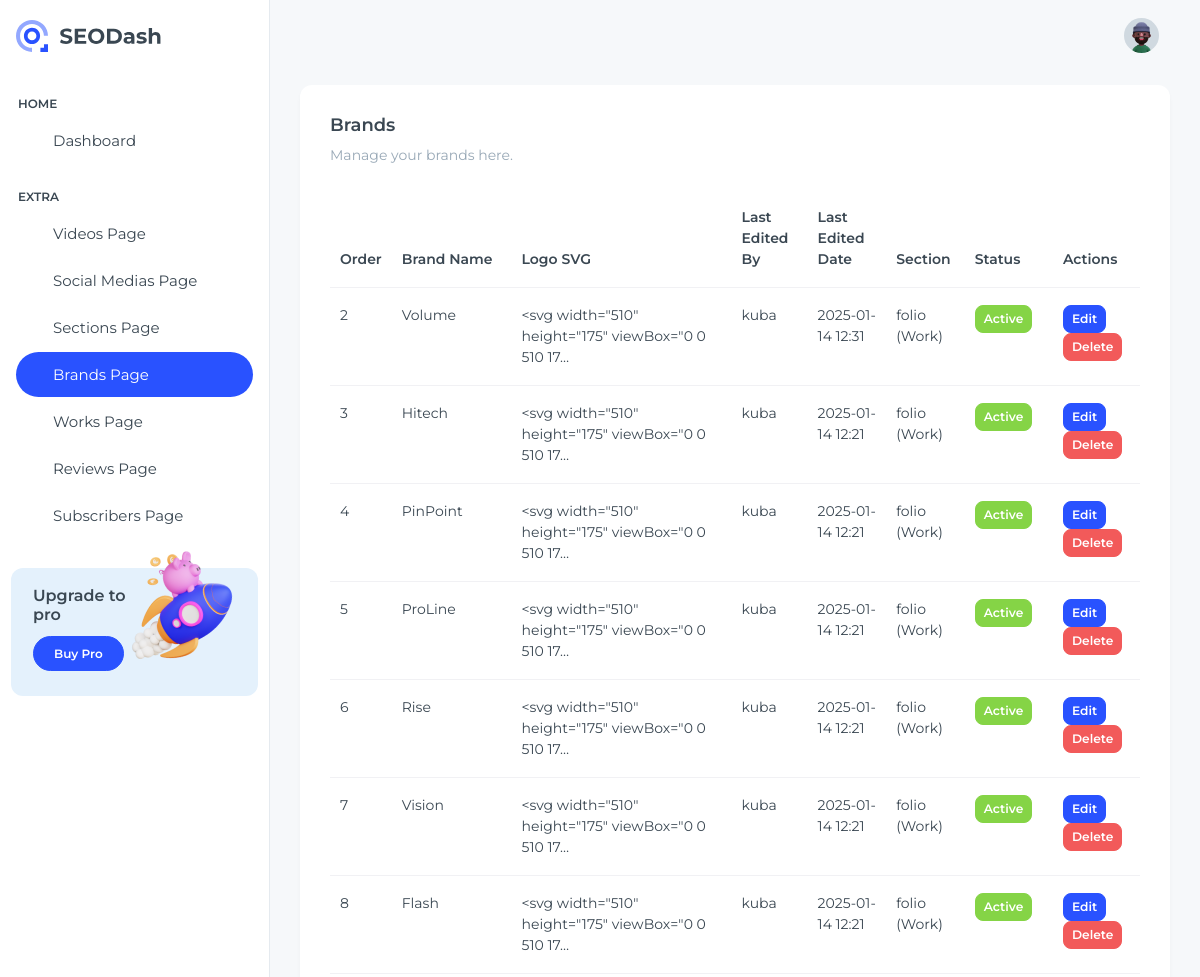
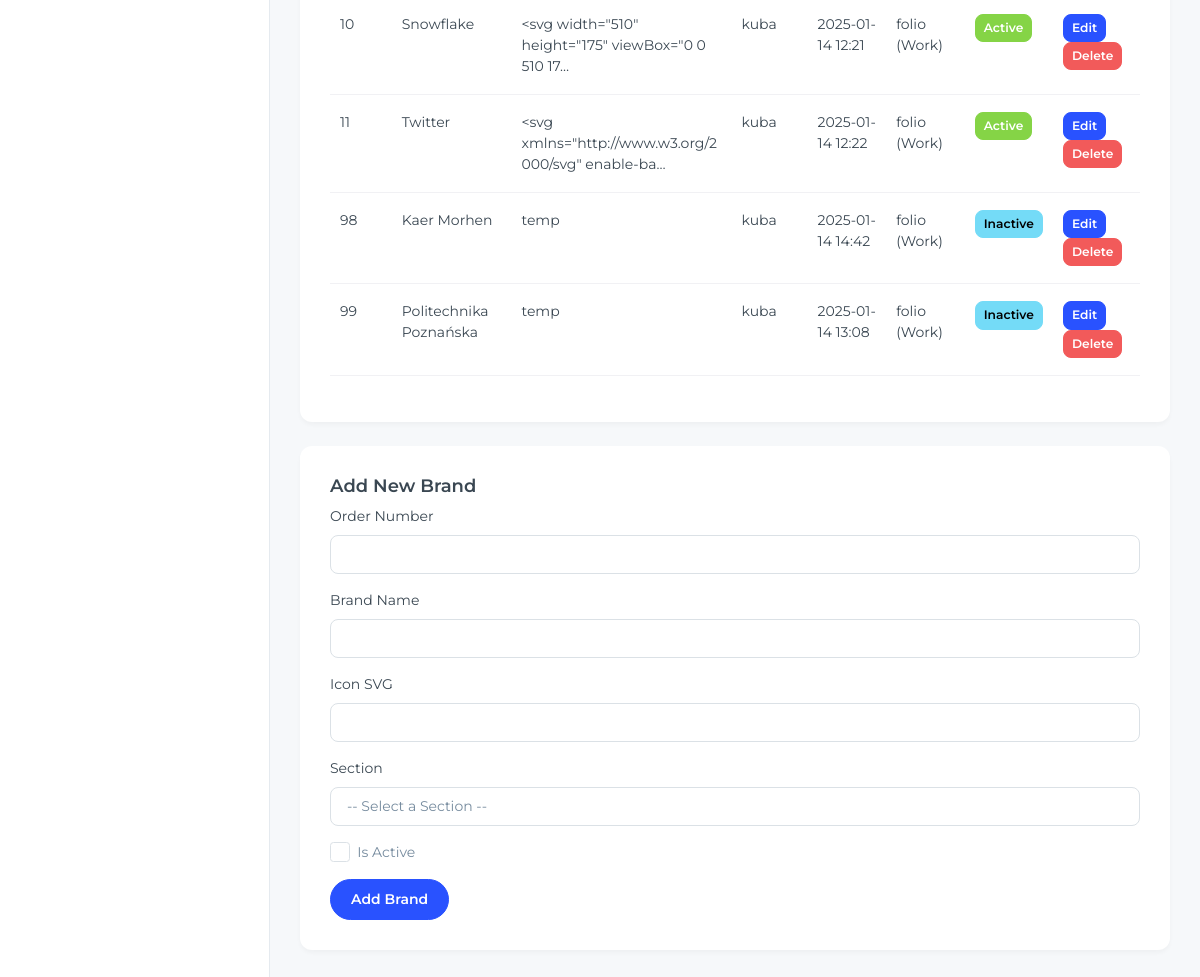
The app's page /dashboard/brands/ (signed in) with its own data (2 pictures, top to bottom).
### dashboard/models.py (models this page shows, shortened)
class Brand(models.Model):
    id = models.AutoField(primary_key=True)
    is_active = models.BooleanField(default=True)
    order_number = models.SmallIntegerField(null=False)
    name = models.CharField(max_length=30, null=False)
    logo = models.CharField(max_length=100000, null=False)
    section = models.ForeignKey(Section, on_delete=models.CASCADE, related_name="brands")
    last_edited_by = models.ForeignKey("auth.User", on_delete=models.CASCADE, related_name="edited_brands")
    last_edited_date = models.DateTimeField(auto_now=True)
    class Meta:
        db_table = "brands"
        ordering = ["order_number"]
        constraints = [models.UniqueConstraint(fields=['order_number'], name="unique_brand_order")]

class Section(models.Model):
    id = models.AutoField(primary_key=True)
    is_active = models.BooleanField(default=False)
    order_number = models.SmallIntegerField(null=False)
    name = models.CharField(max_length=30, null=False)
    label = models.CharField(max_length=20, null=False)
    content = models.TextField()
    last_edited_by = models.ForeignKey(
        "auth.User", on_delete=models.CASCADE, related_name="edited_sections"
    )
    last_edited_date = models.DateTimeField(auto_now=True)
    class Meta:
        db_table = "sections"
        ordering = ["order_number"]
        constraints = [
            models.UniqueConstraint(
                fields=["order_number"], name="unique_section_order"
            )
        ]
    def __str__(self):
        return f"{self.name} ({self.label})"

### dashboard/views.py (the view)
# urls.py: path("dashboard/brands/", views.brand_page, name="brand-page"),
@login_required
def brand_page(request):
    brands = Brand.objects.all().order_by("order_number")
    sections = Section.objects.all().order_by("order_number")
    form = BrandForm()
    return render(request, "SEODash-main/src/html/brand-page.html", {"brands": brands, "sections": sections, "form": form})

### dashboard/views.py (shortened to what this page needs)
class BrandForm(forms.ModelForm):
    class Meta:
        model = Brand
        fields = ["name", "logo", "is_active", "order_number", "section"]

### dashboard/templates/SEODash-main/src/html/brand-page.html (shortened to what this page needs)
{% load static %}
<!DOCTYPE html>
<html lang="en">
  <head>
    <link
      rel="stylesheet"
      href="{% static 'libs/simplebar/dist/simplebar.min.css' %}"
    />
    <link rel="stylesheet" href="{% static 'css/styles.min.css' %}" />
  </head>
  <body>
    <div
      class="page-wrapper"
      id="main-wrapper"
      data-layout="vertical"
      data-navbarbg="skin6"
      data-sidebartype="full"
      data-sidebar-position="fixed"
      data-header-position="fixed"
    >
      <aside class="left-sidebar">
        <div>
          <div
            class="brand-logo d-flex align-items-center justify-content-between"
          >
            <a href="{% url 'dashboard' %}" class="text-nowrap logo-img">
              <img src="{% static 'images/logos/logo-light.svg' %}" alt="" />
            </a>
          </div>
          <nav class="sidebar-nav scroll-sidebar" data-simplebar="">
            <ul id="sidebarnav">
              <li class="nav-small-cap">
                <span class="hide-menu">Home</span>
              </li>
              <li class="sidebar-item">
                <a
                  class="sidebar-link"
                  href="{% url 'dashboard' %}"
                  aria-expanded="false"
                >
                  <span>
                  </span>
                  <span class="hide-menu">Dashboard</span>
                </a>
              </li>
              <li class="nav-small-cap">
                <span class="hide-menu">EXTRA</span>
              </li>
              <li class="sidebar-item">
                <a
                  class="sidebar-link"
                  href="{% url 'videos-page' %}"
                  aria-expanded="false"
                >
                  <span>
                  </span>
                  <span class="hide-menu">Videos Page</span>
                </a>
              </li>
              <li class="sidebar-item">
                <a
                  class="sidebar-link"
                  href="{% url 'social-medias-page' %}"
                  aria-expanded="false"
                >
                  <span>
                  </span>
                  <span class="hide-menu">Social Medias Page</span>
                </a>
              </li>
              <li class="sidebar-item">
                <a
                  class="sidebar-link"
                  href="{% url 'sections-page' %}"
                  aria-expanded="false"
                >
                  <span>
                  </span>
                  <span class="hide-menu">Sections Page</span>
                </a>
              </li>
              <li class="sidebar-item">
                <a
                  class="sidebar-link"
                  href="{% url 'brand-page' %}"
                  aria-expanded="false"
                >
                  <span>
                  </span>
                  <span class="hide-menu">Brands Page</span>
                </a>
              </li>
              <li class="sidebar-item">
                <a
                  class="sidebar-link"
                  href="{% url 'work-page' %}"
                  aria-expanded="false"
                >
                  <span>
                  </span>
                  <span class="hide-menu">Works Page</span>
                </a>
              </li>
              <li class="sidebar-item">
                <a
                  class="sidebar-link"
                  href="{% url 'review-page' %}"
                  aria-expanded="false"
                >
                  <span>
                  </span>
                  <span class="hide-menu">Reviews Page</span>
                </a>
              </li>
               <li class="sidebar-item">
                <a
                  class="sidebar-link"
                  href="{% url 'subscriber-page' %}"
                  aria-expanded="false"
                >
                  <span>
                  </span>
                  <span class="hide-menu">Subscribers Page</span>
                </a>
              </li>
            </ul>
            <div
              class="unlimited-access hide-menu bg-primary-subtle position-relative mb-7 mt-7 rounded-3"
            >
              <div class="d-flex">
                <div class="unlimited-access-title me-3">
                  <h6 class="fw-semibold fs-4 mb-6 text-dark w-75">
                    Upgrade to pro
                  </h6>
                  <a
                    href="#"
                    target="_blank"
                    class="btn btn-primary fs-2 fw-semibold lh-sm"
                    >Buy Pro</a
                  >
                </div>
                <div class="unlimited-access-img">
                  <img
                    src="{% static 'images/backgrounds/rocket.png' %}"
                    alt=""
                    class="img-fluid"
                  />
                </div>
              </div>
            </div>
          </nav>
        </div>
      </aside>
      <div class="body-wrapper">
        <header class="app-header">
          <nav class="navbar navbar-expand-lg navbar-light">
            <div class="navbar-collapse justify-content-end px-0" id="navbarNav">
              <ul class="navbar-nav flex-row ms-auto align-items-center justify-content-end">
                <li class="nav-item dropdown">
                  <a class="nav-link nav-icon-hover" href="javascript:void(0)" id="drop2" data-bs-toggle="dropdown" aria-expanded="false">
                    <img src="{% static 'images/profile/user-1.jpg' %}" alt="" width="35" height="35" class="rounded-circle" />
                  </a>
                </li>
              </ul>
            </div>
          </nav>
        </header>
        <div class="container-fluid">
          <div class="card mb-4">
            <div class="card-body">
              <h5 class="card-title fw-semibold">Brands</h5>
              <p class="text-muted mb-4">Manage your brands here.</p>
              {% if brands %}
              <div class="table-responsive">
                <table class="table">
                  <thead>
                    <tr>
                      <th>Order</th>
                      <th>Brand Name</th>
                      <th>Logo SVG</th>
                      <th>Last Edited By</th>
                      <th>Last Edited Date</th>
                      <th>Section</th>
                      <th>Status</th>
                      <th>Actions</th>
                    </tr>
                  </thead>
                  <tbody>
                    {% for brand in brands %}
                    <tr>
                      <td>{{ brand.order_number }}</td>
                      <td>{{ brand.name }}</td>
                      <td>
                        <div style="max-width: 200px; overflow: hidden">
                          {{ brand.logo|truncatechars:50 }}
                        </div>
                      </td>
                      <td>{{ brand.last_edited_by.username }}</td>
                      <td>{{ brand.last_edited_date|date:"Y-m-d H:i" }}</td>
                      <td>{{ brand.section }}</td>
                      <td>
                        <form method="post" action="{% url 'update_brand' brand.id %}">
                          <button type="button" class="btn btn-sm {% if brand.is_active %}btn-success{% else %}btn-secondary{% endif %}" onclick="this.previousElementSibling.checked = !this.previousElementSibling.checked; this.form.submit()">
                            {% if brand.is_active %}Active{% else %}Inactive{% endif %}
                          </button>
                        </form>
                      </td>
                      <td>
                        <button type="button" class="btn btn-primary btn-sm" data-bs-toggle="modal" data-bs-target="#editModal{{ brand.id }}">
                          Edit
                        </button>
                        <form method="post" action="{% url 'delete_brand' brand.id %}" class="d-inline">
                          <button type="submit" class="btn btn-danger btn-sm">Delete</button>
                        </form>
                      </td>
                    </tr>
                    {% endfor %}
                  </tbody>
                </table>
              </div>
              {% else %}
              <p class="text-muted">No brands available.</p>
              {% endif %}
            </div>
          </div>
          <div class="card">
            <div class="card-body">
              <h5 class="card-title fw-semibold">Add New Brand</h5>
              <form method="post" action="{% url 'create_brand' %}">
                <div class="mb-3">
                  <label for="order_number" class="form-label">Order Number</label>
                  <input type="number" class="form-control" id="order_number" name="order_number" required min="1" />
                </div>
                <div class="mb-3">
                  <label for="name" class="form-label">Brand Name</label>
                  <input type="text" class="form-control" id="name" name="name" required />
                </div>
                <div class="mb-3">
                  <label for="logo" class="form-label">Icon SVG</label>
                  <input class="form-control" id="logo" name="logo" required />
                </div>
                <div class="mb-3">
                  <label for="section" class="form-label">Section</label>
                  <select class="form-control" id="section" name="section" required>
                    <option value="">-- Select a Section --</option>
                  </select>
                </div>
                <div class="mb-3 form-check">
                  <input type="checkbox" class="form-check-input" id="is_active" name="is_active" />
                  <label class="form-check-label" for="is_active">Is Active</label>
                </div>
                <button type="submit" class="btn btn-primary">Add Brand</button>
              </form>
            </div>
          </div>
        </div>
      </div>
  </body>
</html>

### records on screen
Brand: order_number "2", name "Volume", logo "<svg width=\"510\" height=\"175\" viewBox=\"0 0 510 17…", last_edited_by.username "kuba", last_edited_date "2025-01-14 12:31", section "folio (Work)", is_active "Active"
Brand: order_number "3", name "Hitech", logo "<svg width=\"510\" height=\"175\" viewBox=\"0 0 510 17…", last_edited_by.username "kuba", last_edited_date "2025-01-14 12:21", section "folio (Work)", is_active "Active"
Brand: order_number "4", name "PinPoint", logo "<svg width=\"510\" height=\"175\" viewBox=\"0 0 510 17…", last_edited_by.username "kuba", last_edited_date "2025-01-14 12:21", section "folio (Work)", is_active "Active"
Brand: order_number "5", name "ProLine", logo "<svg width=\"510\" height=\"175\" viewBox=\"0 0 510 17…", last_edited_by.username "kuba", last_edited_date "2025-01-14 12:21", section "folio (Work)", is_active "Active"
Brand: order_number "6", name "Rise", logo "<svg width=\"510\" height=\"175\" viewBox=\"0 0 510 17…", last_edited_by.username "kuba", last_edited_date "2025-01-14 12:21", section "folio (Work)", is_active "Active"
Brand: order_number "7", name "Vision", logo "<svg width=\"510\" height=\"175\" viewBox=\"0 0 510 17…", last_edited_by.username "kuba", last_edited_date "2025-01-14 12:21", section "folio (Work)", is_active "Active"
Brand: order_number "8", name "Flash", logo "<svg width=\"510\" height=\"175\" viewBox=\"0 0 510 17…", last_edited_by.username "kuba", last_edited_date "2025-01-14 12:21", section "folio (Work)", is_active "Active"
Brand: order_number "10", name "Snowflake", logo "<svg width=\"510\" height=\"175\" viewBox=\"0 0 510 17…", last_edited_by.username "kuba", last_edited_date "2025-01-14 12:21", section "folio (Work)", is_active "Active"
Brand: order_number "11", name "Twitter", logo "<svg xmlns=\"http://www.w3.org/2000/svg\" enable-ba…", last_edited_by.username "kuba", last_edited_date "2025-01-14 12:22", section "folio (Work)", is_active "Active"
Brand: order_number "98", name "Kaer Morhen", logo "temp", last_edited_by.username "kuba", last_edited_date "2025-01-14 14:42", section "folio (Work)", is_active "Inactive"
Brand: order_number "99", name "Politechnika Poznańska", logo "temp", last_edited_by.username "kuba", last_edited_date "2025-01-14 13:08", section "folio (Work)", is_active "Inactive"
